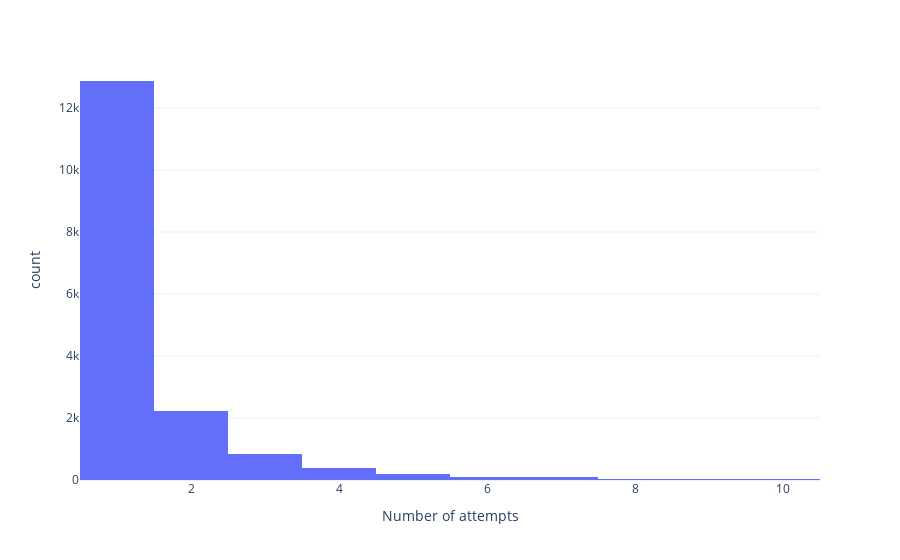

Here is the notebook cell this chart was saved with:
### Code cell
grouped = merged.groupby('group_ix').agg({'within_group_ix': lambda ser: ser.max() + 1})
fig = px.histogram(grouped, x = 'within_group_ix')
fig.update_layout(template = 'plotly_white', xaxis_title = 'Number of attempts', 
                  xaxis_range=[0.5,10.5])

### Figure 1 — Plotly figure (JSON) as saved in the notebook; plotly's stock layout.template omitted (floating-point values rounded to 4 significant figures; data arrays with more than 128 entries replaced by an {"elided": "..."} marker saying what was removed)
{"data": [{"alignmentgroup": "True", "bingroup": "x", "hovertemplate": "within_group_ix=%{x}<br>count=%{y}<extra></extra>", "legendgroup": "", "marker": {"color": "#636efa", "pattern": {"shape": ""}}, "name": "", "offsetgroup": "", "orientation": "v", "showlegend": false, "x": {"elided": "16887 int values"}, "xaxis": "x", "yaxis": "y", "type": "histogram"}], "layout": {"xaxis": {"anchor": "y", "domain": [0.0, 1.0], "title": {"text": "Number of attempts"}, "range": [0.5, 10.5]}, "yaxis": {"anchor": "x", "domain": [0.0, 1.0], "title": {"text": "count"}}, "legend": {"tracegroupgap": 0}, "margin": {"t": 60}, "barmode": "relative"}}
